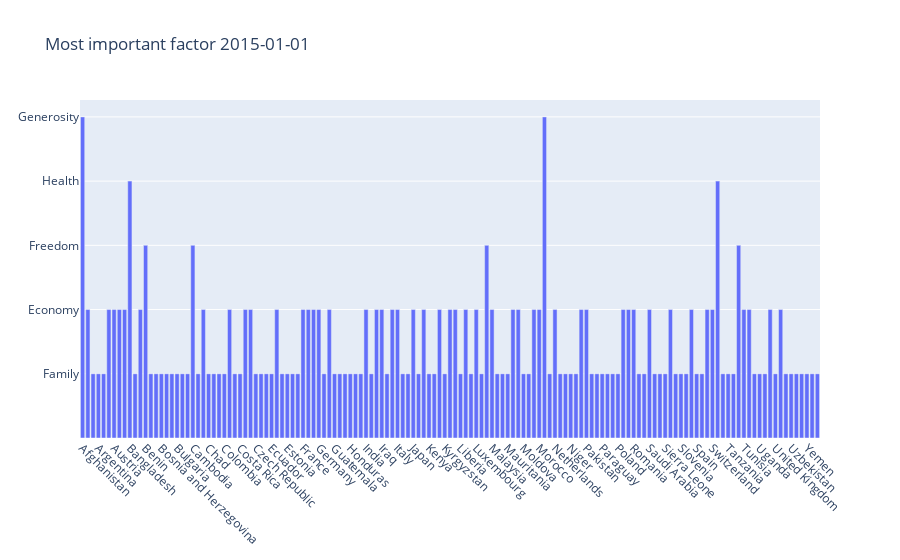
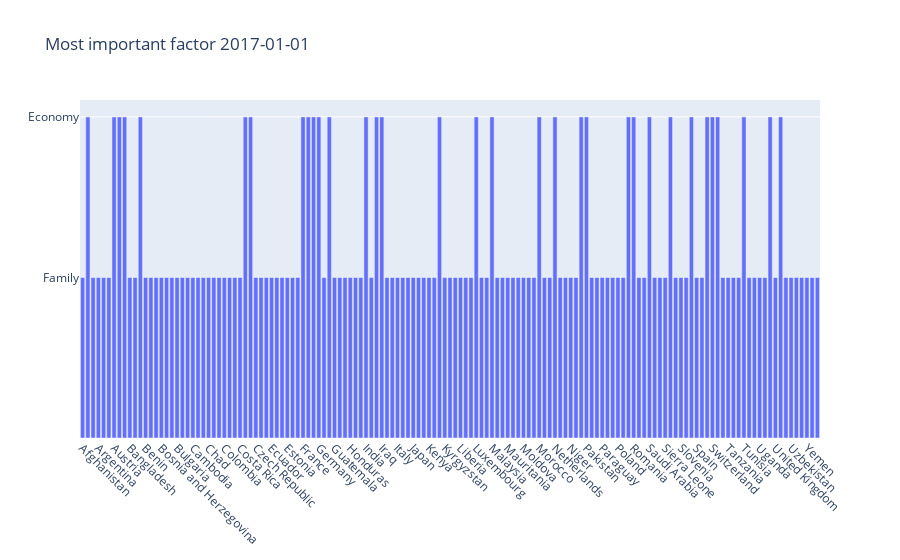
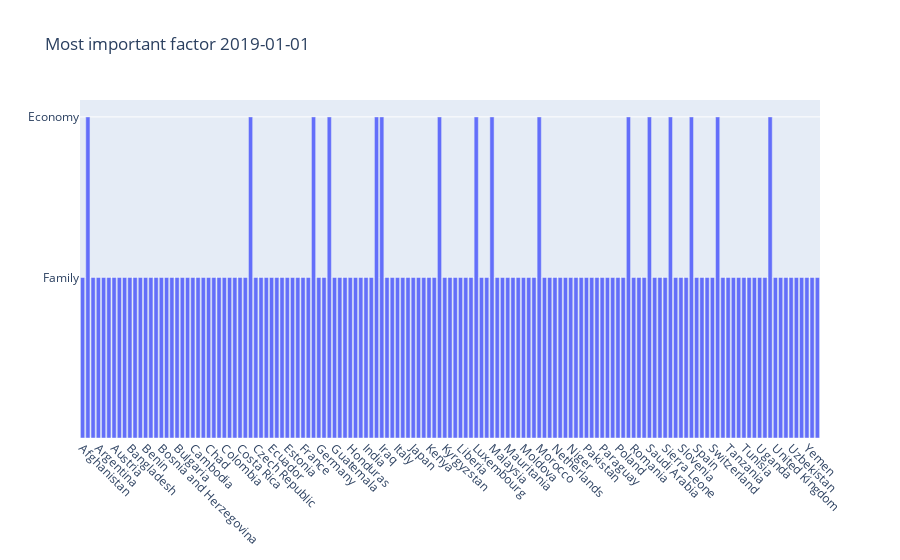

Notebook code cell kept with these figures, in order:
### Code cell
import plotly.graph_objects as go


def drow(year):
    fig = go.Figure()
    
    fig.add_trace(go.Bar(name = year,
        x=df_importance[df_importance['Date'] == year]['Country'],
        y=df_importance[df_importance['Date'] == year]['most important factor']))
    
    fig.update_layout(title = 'Most important factor ' + year)
    fig.update_xaxes(tickangle=45)
    fig.update_yaxes(ticktext=["Family", "Economy", "Freedom", 'Health', 'Generosity'],
                tickvals=[1, 2, 3, 4, 5])
    return fig
    
    
fig1 = drow('2015-01-01')
fig2 = drow('2017-01-01')
fig3 = drow('2019-01-01')

fig1.show()
fig2.show()
fig3.show()

### Figure 1 — Plotly figure (JSON) as saved in the notebook; plotly's stock layout.template omitted (floating-point values rounded to 4 significant figures; data arrays with more than 128 entries replaced by an {"elided": "..."} marker saying what was removed)
{"data": [{"name": "2015-01-01", "type": "bar", "x": {"elided": "141 str values"}, "y": {"elided": "141 int values"}}], "layout": {"title": {"text": "Most important factor 2015-01-01"}, "xaxis": {"tickangle": 45}, "yaxis": {"ticktext": ["Family", "Economy", "Freedom", "Health", "Generosity"], "tickvals": [1, 2, 3, 4, 5]}}}

### Figure 2 — Plotly figure (JSON) as saved in the notebook; plotly's stock layout.template omitted (floating-point values rounded to 4 significant figures; data arrays with more than 128 entries replaced by an {"elided": "..."} marker saying what was removed)
{"data": [{"name": "2017-01-01", "type": "bar", "x": {"elided": "141 str values"}, "y": {"elided": "141 int values"}}], "layout": {"title": {"text": "Most important factor 2017-01-01"}, "xaxis": {"tickangle": 45}, "yaxis": {"ticktext": ["Family", "Economy", "Freedom", "Health", "Generosity"], "tickvals": [1, 2, 3, 4, 5]}}}

### Figure 3 — Plotly figure (JSON) as saved in the notebook; plotly's stock layout.template omitted (floating-point values rounded to 4 significant figures; data arrays with more than 128 entries replaced by an {"elided": "..."} marker saying what was removed)
{"data": [{"name": "2019-01-01", "type": "bar", "x": {"elided": "141 str values"}, "y": {"elided": "141 int values"}}], "layout": {"title": {"text": "Most important factor 2019-01-01"}, "xaxis": {"tickangle": 45}, "yaxis": {"ticktext": ["Family", "Economy", "Freedom", "Health", "Generosity"], "tickvals": [1, 2, 3, 4, 5]}}}
